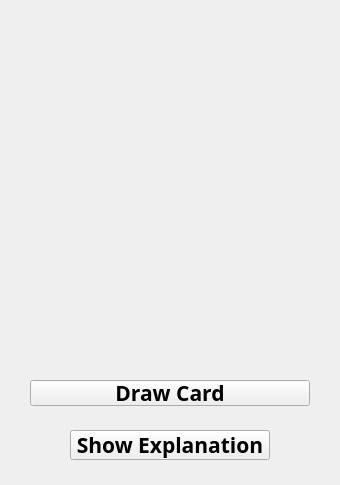
<?xml version="1.0" encoding="UTF-8"?>
<ui version="4.0">
 <class>UiSingleReading</class>
 <widget class="QWidget" name="UiSingleReading">
  <property name="geometry">
   <rect>
    <x>0</x>
    <y>0</y>
    <width>340</width>
    <height>485</height>
   </rect>
  </property>
  <property name="windowTitle">
   <string>Form</string>
  </property>
  <widget class="QPushButton" name="decipher_btn">
   <property name="geometry">
    <rect>
     <x>70</x>
     <y>430</y>
     <width>200</width>
     <height>30</height>
    </rect>
   </property>
   <property name="font">
    <font>
     <family>Cormorant Infant SemiBold</family>
     <pointsize>16</pointsize>
     <bold>true</bold>
    </font>
   </property>
   <property name="text">
    <string>Show Explanation</string>
   </property>
  </widget>
  <widget class="QLabel" name="card_img">
   <property name="geometry">
    <rect>
     <x>80</x>
     <y>30</y>
     <width>175</width>
     <height>315</height>
    </rect>
   </property>
   <property name="font">
    <font>
     <family>Cormorant Infant SemiBold</family>
     <pointsize>16</pointsize>
     <bold>true</bold>
    </font>
   </property>
   <property name="autoFillBackground">
    <bool>true</bool>
   </property>
   <property name="text">
    <string/>
   </property>
  </widget>
  <widget class="QPushButton" name="draw_btn">
   <property name="geometry">
    <rect>
     <x>30</x>
     <y>380</y>
     <width>280</width>
     <height>26</height>
    </rect>
   </property>
   <property name="font">
    <font>
     <family>Cormorant Infant SemiBold</family>
     <pointsize>16</pointsize>
     <bold>true</bold>
    </font>
   </property>
   <property name="text">
    <string>Draw Card</string>
   </property>
  </widget>
 </widget>
 <resources/>
 <connections/>
</ui>
